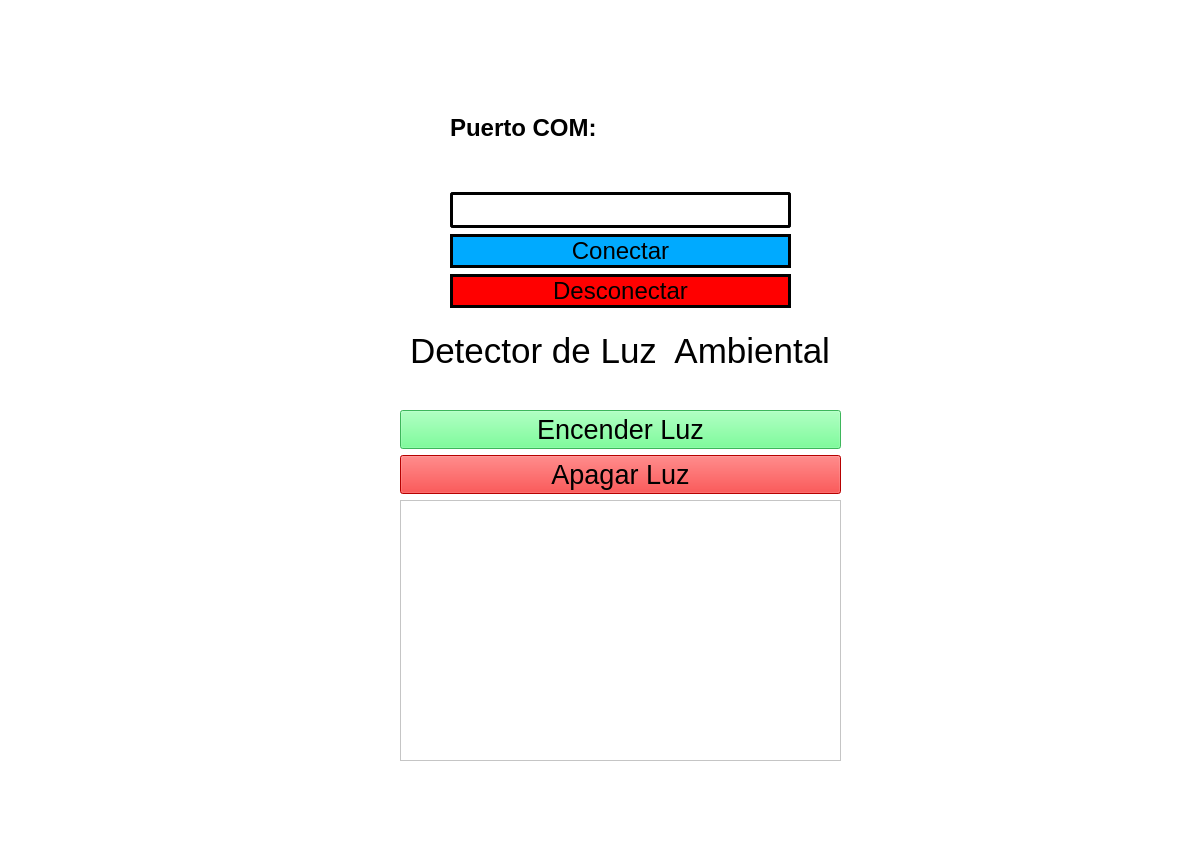
<?xml version="1.0" encoding="UTF-8"?>
<ui version="4.0">
 <class>MainWindow</class>
 <widget class="QMainWindow" name="MainWindow">
  <property name="geometry">
   <rect>
    <x>0</x>
    <y>0</y>
    <width>1188</width>
    <height>853</height>
   </rect>
  </property>
  <property name="windowTitle">
   <string>MainWindow</string>
  </property>
  <property name="styleSheet">
   <string notr="true">background-color: rgb(255, 255, 255);
</string>
  </property>
  <widget class="QWidget" name="centralwidget">
   <widget class="QLabel" name="label_5">
    <property name="geometry">
     <rect>
      <x>70</x>
      <y>20</y>
      <width>171</width>
      <height>141</height>
     </rect>
    </property>
    <property name="text">
     <string/>
    </property>
    <property name="pixmap">
     <pixmap resource="Archivos/recursos.qrc">:/recursos/logo_UAT.png</pixmap>
    </property>
    <property name="scaledContents">
     <bool>true</bool>
    </property>
   </widget>
   <widget class="QLabel" name="label_6">
    <property name="geometry">
     <rect>
      <x>910</x>
      <y>60</y>
      <width>241</width>
      <height>101</height>
     </rect>
    </property>
    <property name="text">
     <string/>
    </property>
    <property name="pixmap">
     <pixmap resource="Archivos/recursos.qrc">:/recursos/Facultad.png</pixmap>
    </property>
    <property name="scaledContents">
     <bool>true</bool>
    </property>
   </widget>
   <widget class="QWidget" name="layoutWidget">
    <property name="geometry">
     <rect>
      <x>450</x>
      <y>70</y>
      <width>341</width>
      <height>238</height>
     </rect>
    </property>
    <layout class="QGridLayout" name="gridLayout_5">
     <item row="3" column="0">
      <widget class="QPushButton" name="btnDesconectar">
       <property name="font">
        <font>
         <pointsize>18</pointsize>
        </font>
       </property>
       <property name="styleSheet">
        <string notr="true">border:2.5px solid black;
background-color: rgb(255, 0, 0);</string>
       </property>
       <property name="text">
        <string>Desconectar</string>
       </property>
      </widget>
     </item>
     <item row="0" column="0">
      <widget class="QLabel" name="label">
       <property name="font">
        <font>
         <pointsize>18</pointsize>
         <weight>75</weight>
         <bold>true</bold>
        </font>
       </property>
       <property name="text">
        <string>Puerto COM: </string>
       </property>
      </widget>
     </item>
     <item row="2" column="0">
      <widget class="QPushButton" name="btnConectar">
       <property name="font">
        <font>
         <pointsize>18</pointsize>
        </font>
       </property>
       <property name="styleSheet">
        <string notr="true">border:2.5px solid black;
background-color: rgb(0, 170, 255);</string>
       </property>
       <property name="text">
        <string>Conectar</string>
       </property>
      </widget>
     </item>
     <item row="1" column="0">
      <widget class="QLineEdit" name="inputCOM">
       <property name="font">
        <font>
         <pointsize>18</pointsize>
        </font>
       </property>
       <property name="styleSheet">
        <string notr="true">border: 3px solid black;
border-radius:2.5px;</string>
       </property>
      </widget>
     </item>
    </layout>
   </widget>
   <widget class="QLabel" name="label_2">
    <property name="geometry">
     <rect>
      <x>410</x>
      <y>320</y>
      <width>431</width>
      <height>61</height>
     </rect>
    </property>
    <property name="font">
     <font>
      <pointsize>26</pointsize>
     </font>
    </property>
    <property name="text">
     <string>Detector de Luz  Ambiental </string>
    </property>
   </widget>
   <widget class="QWidget" name="">
    <property name="geometry">
     <rect>
      <x>400</x>
      <y>410</y>
      <width>441</width>
      <height>351</height>
     </rect>
    </property>
    <layout class="QVBoxLayout" name="verticalLayout">
     <item>
      <widget class="QPushButton" name="btnEncenderLuz">
       <property name="font">
        <font>
         <pointsize>20</pointsize>
        </font>
       </property>
       <property name="styleSheet">
        <string notr="true">background-color: rgb(85, 255, 127);</string>
       </property>
       <property name="text">
        <string>Encender Luz</string>
       </property>
      </widget>
     </item>
     <item>
      <widget class="QPushButton" name="btnApagarLuz">
       <property name="font">
        <font>
         <pointsize>20</pointsize>
        </font>
       </property>
       <property name="styleSheet">
        <string notr="true">background-color: rgb(255, 0, 0);</string>
       </property>
       <property name="text">
        <string>Apagar Luz</string>
       </property>
      </widget>
     </item>
     <item>
      <widget class="QListWidget" name="listWidget"/>
     </item>
    </layout>
   </widget>
  </widget>
  <widget class="QMenuBar" name="menubar">
   <property name="geometry">
    <rect>
     <x>0</x>
     <y>0</y>
     <width>1188</width>
     <height>21</height>
    </rect>
   </property>
  </widget>
  <widget class="QStatusBar" name="statusbar"/>
 </widget>
 <resources>
  <include location="../../Documents/Pip_2025_1_eq_4_i/Archivos/Recursos.qrc"/>
  <include location="../../Documents/Pip_2025_1_eq_4_i/Proyectos/recursos2.qrc"/>
  <include location="Archivos/recursos.qrc"/>
 </resources>
 <connections/>
</ui>
